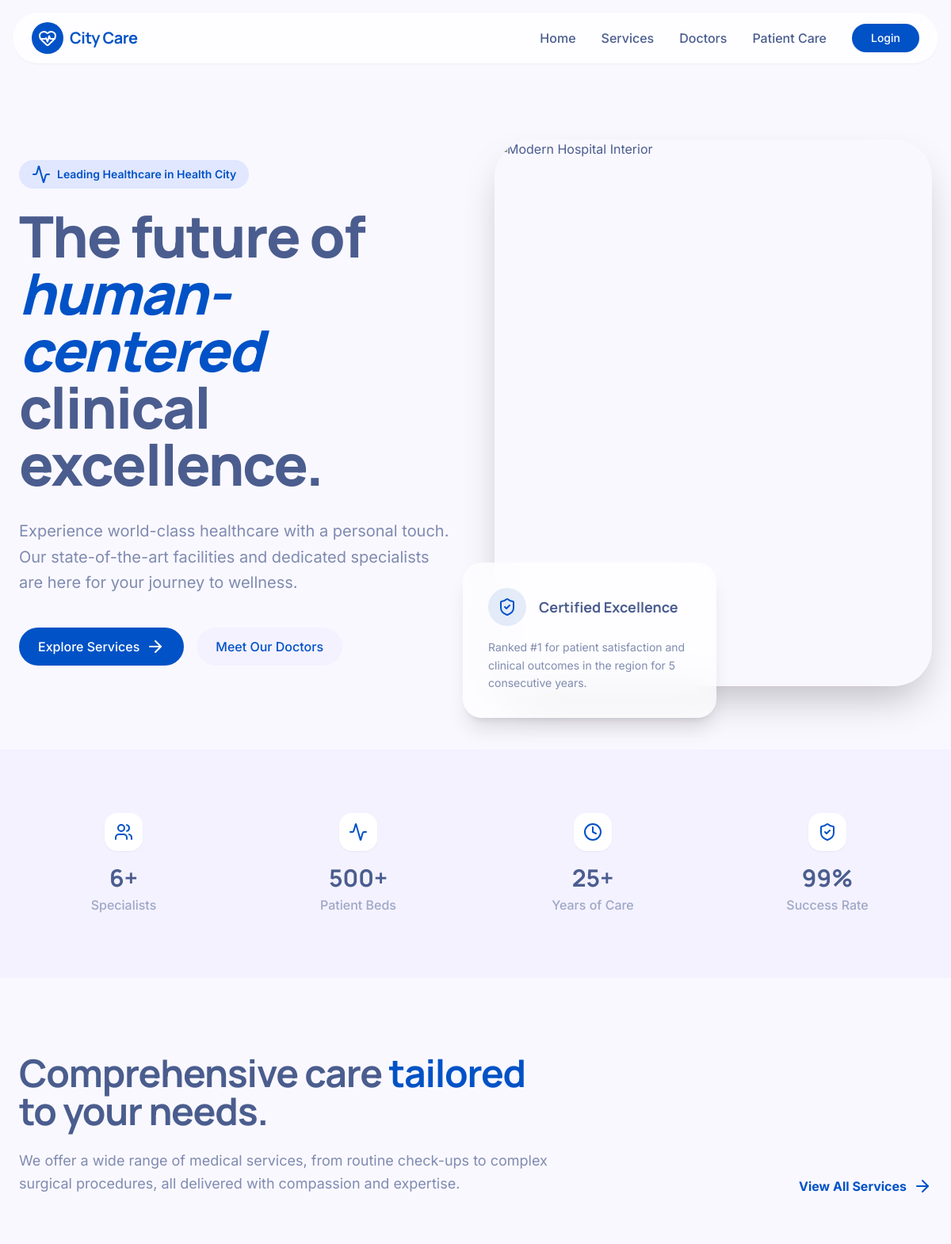
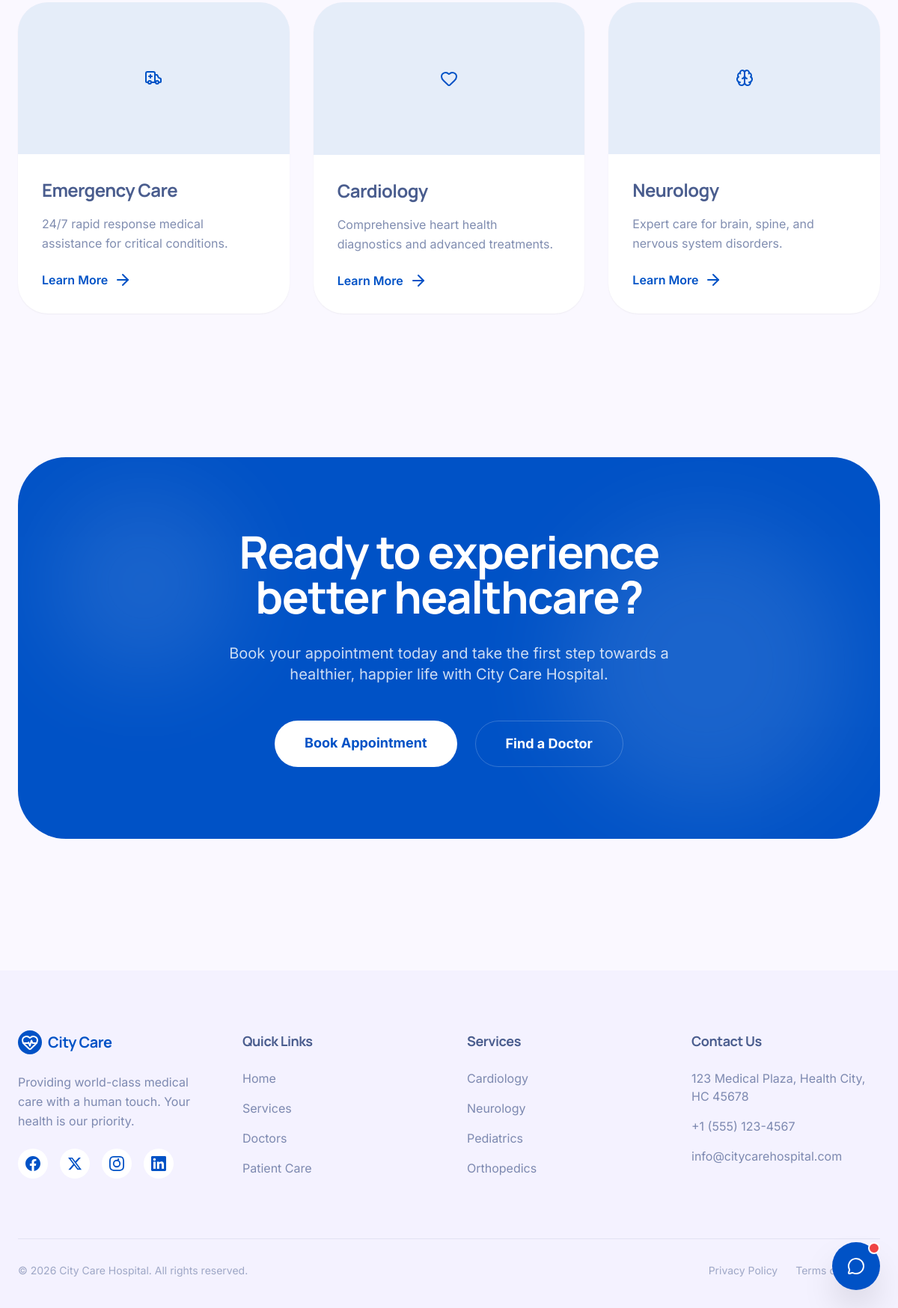
The page / on the database its author committed (2 pictures, top to bottom).
### tables this page shows
CREATE TABLE IF NOT EXISTS services (
    id INT AUTO_INCREMENT PRIMARY KEY,
    title VARCHAR(255) NOT NULL,
    description TEXT,
    icon VARCHAR(50)
);

### index.php (the view, shortened to what this page needs)
<?php
include 'header.php';
include 'db_connect.php';
$doctorCount = $conn->query("SELECT COUNT(*) as count FROM doctors")->fetch_assoc()['count'];
$featuredServices = $conn->query("SELECT * FROM services LIMIT 3");
?>
<div class="pt-24">
    <section class="relative px-6 py-20 overflow-hidden">
        <div class="max-w-7xl mx-auto grid grid-cols-1 lg:grid-cols-2 gap-12 items-center">
            <div>
                <div class="inline-flex items-center gap-2 bg-accent text-primary px-4 py-1.5 rounded-full text-sm font-semibold mb-6">
                    <i data-lucide="activity" size="16"></i>
                    <span>Leading Healthcare in Health City</span>
                </div>
                <h1 class="text-5xl md:text-7xl font-display font-extrabold text-secondary leading-[1.1] mb-8">
                    The future of <span class="text-primary italic">human-centered</span> clinical excellence.
                </h1>
                <p class="text-xl text-secondary/70 leading-relaxed max-w-xl mb-10">
                    Experience world-class healthcare with a personal touch. Our state-of-the-art facilities and dedicated specialists are here for your journey to wellness.
                </p>
                <div class="flex flex-wrap gap-4">
                    <a href="services.php" class="btn-primary flex items-center gap-2">
                        Explore Services <i data-lucide="arrow-right" size="20"></i>
                    </a>
                    <a href="doctors.php" class="btn-secondary">
                        Meet Our Doctors
                    </a>
                </div>
            </div>
            <div class="relative">
                <div class="aspect-[4/5] rounded-[3rem] overflow-hidden shadow-2xl">
                    <img
                        src="https://images.unsplash.com/photo-1519494026892-80bbd2d6fd0d?auto=format&fit=crop&q=80&w=1000"
                        alt="Modern Hospital Interior"
                        class="w-full h-full object-cover"
                        referrerPolicy="no-referrer"
                    />
                </div>
                <div class="absolute -bottom-10 -left-10 glass-bar p-8 rounded-3xl shadow-xl max-w-xs hidden md:block">
                    <div class="flex items-center gap-4 mb-4">
                        <div class="w-12 h-12 bg-primary/10 rounded-full flex items-center justify-center text-primary">
                            <i data-lucide="shield-check" size="24"></i>
                        </div>
                        <span class="font-display font-bold text-lg text-secondary">Certified Excellence</span>
                    </div>
                    <p class="text-sm text-secondary/70 leading-relaxed">
                        Ranked #1 for patient satisfaction and clinical outcomes in the region for 5 consecutive years.
                    </p>
                </div>
            </div>
        </div>
    </section>
    <section class="py-20 px-6 bg-surface-soft">
        <div class="max-w-7xl mx-auto grid grid-cols-2 md:grid-cols-4 gap-8">
            <div class="text-center">
                <div class="w-12 h-12 bg-white rounded-2xl flex items-center justify-center text-primary mx-auto mb-4 shadow-sm">
                    <i data-lucide="users" size="24"></i>
                </div>
                <div class="text-3xl font-display font-bold text-secondary mb-1"><?php echo $doctorCount; ?>+</div>
                <div class="text-secondary/50 font-medium">Specialists</div>
            </div>
            <div class="text-center">
                <div class="w-12 h-12 bg-white rounded-2xl flex items-center justify-center text-primary mx-auto mb-4 shadow-sm">
                    <i data-lucide="activity" size="24"></i>
                </div>
                <div class="text-3xl font-display font-bold text-secondary mb-1">500+</div>
                <div class="text-secondary/50 font-medium">Patient Beds</div>
            </div>
            <div class="text-center">
                <div class="w-12 h-12 bg-white rounded-2xl flex items-center justify-center text-primary mx-auto mb-4 shadow-sm">
                    <i data-lucide="clock" size="24"></i>
                </div>
                <div class="text-3xl font-display font-bold text-secondary mb-1">25+</div>
                <div class="text-secondary/50 font-medium">Years of Care</div>
            </div>
            <div class="text-center">
                <div class="w-12 h-12 bg-white rounded-2xl flex items-center justify-center text-primary mx-auto mb-4 shadow-sm">
                    <i data-lucide="shield-check" size="24"></i>
                </div>
                <div class="text-3xl font-display font-bold text-secondary mb-1">99%</div>
                <div class="text-secondary/50 font-medium">Success Rate</div>
            </div>
        </div>
    </section>
    <section class="py-24 px-6">
        <div class="max-w-7xl mx-auto">
            <div class="flex flex-col md:flex-row justify-between items-end gap-8 mb-16">
                <div class="max-w-2xl">
                    <h2 class="text-4xl md:text-5xl font-display font-bold text-secondary mb-6">
                        Comprehensive care <span class="text-primary">tailored</span> to your needs.
                    </h2>
                    <p class="text-lg text-secondary/70 leading-relaxed">
                        We offer a wide range of medical services, from routine check-ups to complex surgical procedures, all delivered with compassion and expertise.
                    </p>
                </div>
                <a href="services.php" class="text-primary font-bold flex items-center gap-2 group">
                    View All Services <i data-lucide="arrow-right" size="20" class="transition-transform group-hover:translate-x-1"></i>
                </a>
            </div>
            <div class="grid grid-cols-1 md:grid-cols-3 gap-8">
                <?php while($service = $featuredServices->fetch_assoc()): ?>
                <div class="bg-white rounded-[2.5rem] overflow-hidden shadow-sm hover:shadow-xl transition-all duration-500">
                    <div class="aspect-video overflow-hidden bg-primary/10 flex items-center justify-center text-primary">
                        <i data-lucide="<?php echo $service['icon']; ?>" size="64"></i>
                    </div>
                    <div class="p-8">
                        <h3 class="text-2xl font-display font-bold text-secondary mb-4"><?php echo $service['title']; ?></h3>
                        <p class="text-secondary/70 leading-relaxed mb-6"><?php echo $service['description']; ?></p>
                        <a href="services.php" class="text-primary font-semibold flex items-center gap-2">Learn More <i data-lucide="arrow-right" size="18"></i></a>
                    </div>
                </div>
                <?php endwhile; ?>
            </div>
        </div>
    </section>
    <section class="py-24 px-6">
        <div class="max-w-7xl mx-auto bg-primary rounded-[4rem] p-12 md:p-24 relative overflow-hidden text-center">
            <div class="absolute top-0 left-0 w-full h-full opacity-10 pointer-events-none">
                <div class="absolute top-10 left-10 w-64 h-64 bg-white rounded-full blur-3xl"></div>
                <div class="absolute bottom-10 right-10 w-96 h-96 bg-white rounded-full blur-3xl"></div>
            </div>
            <div class="relative z-10">
                <h2 class="text-4xl md:text-6xl font-display font-bold text-white mb-8">
                    Ready to experience <br /> better healthcare?
                </h2>
                <p class="text-xl text-white/80 max-w-2xl mx-auto mb-12">
                    Book your appointment today and take the first step towards a healthier, happier life with City Care Hospital.
                </p>
                <div class="flex flex-wrap justify-center gap-6">
                    <a href="<?php echo isset($_SESSION['user_id']) ? 'my_appointments.php' : 'login.php'; ?>" class="bg-white text-primary px-10 py-4 rounded-full font-bold text-lg hover:scale-105 transition-transform">
                        Book Appointment
                    </a>
                    <a href="doctors.php" class="bg-primary-dark border border-white/20 text-white px-10 py-4 rounded-full font-bold text-lg hover:bg-white/10 transition-colors">
                        Find a Doctor
                    </a>
                </div>
            </div>
        </div>
    </section>
</div>
<?php include 'footer.php'; ?>

### header.php (style rules this page uses)
body { background-color: #faf8ff; color: #4a5d8e; font-family: 'Inter', sans-serif; }
h1, h2, h3, h4, h5, h6 { font-family: 'Manrope', sans-serif; font-weight: 600; letter-spacing: -0.025em; }
.glass-bar { background: rgba(255, 255, 255, 0.7); backdrop-filter: blur(20px); box-shadow: 0 1px 2px 0 rgba(0, 0, 0, 0.05); }
.btn-primary { background-color: #0052c6; color: white; padding: 0.75rem 1.5rem; border-radius: 9999px; font-weight: 500; transition: all 0.2s; }
.btn-secondary { background-color: #f4f2ff; color: #0052c6; padding: 0.75rem 1.5rem; border-radius: 9999px; font-weight: 500; transition: all 0.2s; }

### rows shown on the page
services: title "Emergency Care", description "24/7 rapid response medical assistance for critical conditions."
services: title "Cardiology", description "Comprehensive heart health diagnostics and advanced treatments."
services: title "Neurology", description "Expert care for brain, spine, and nervous system disorders."

### other values the page prints
$doctorCount "6"
